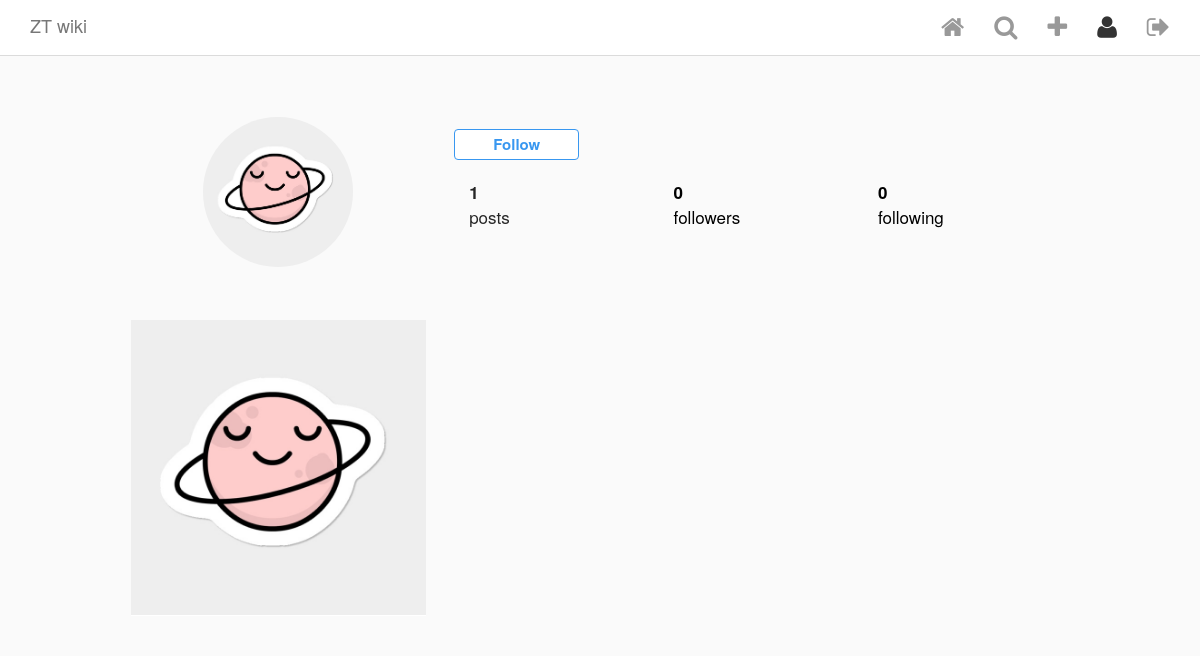
Before: /commute/user_profile/2/ (signed in) with the older database file.
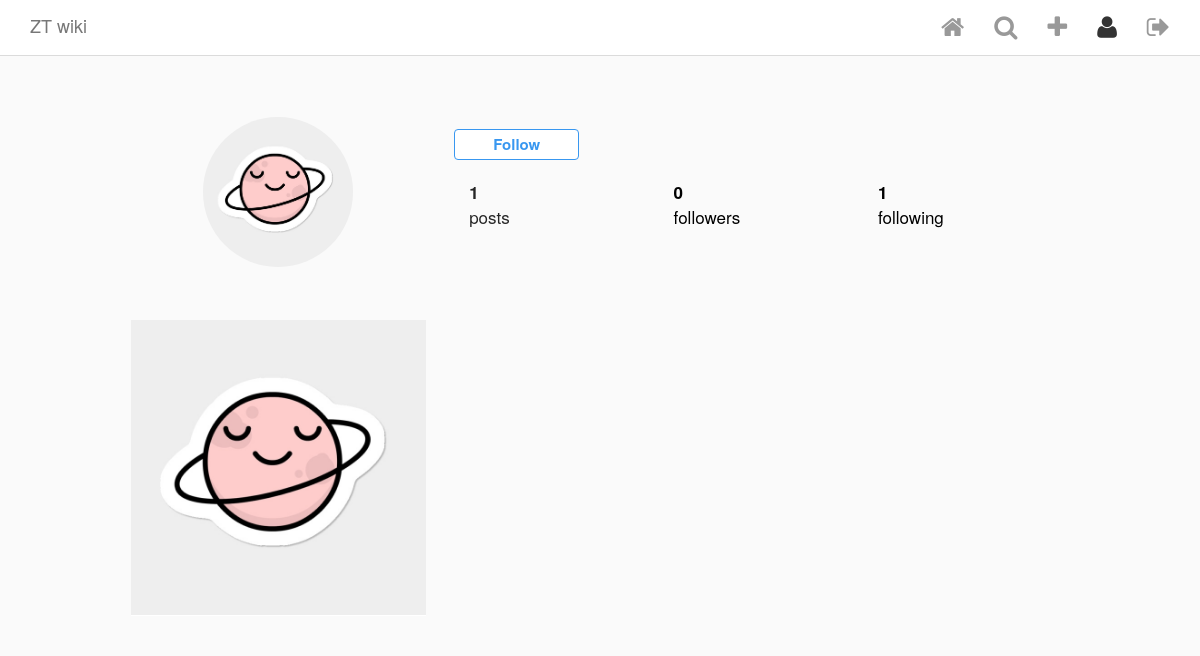
After: the same page with the newer database file.
### commute/models.py (models this page shows, shortened)
class Member(AbstractUser):
    profile_pic = ProcessedImageField(upload_to='static/images/profiles',
                                      format='JPEG', options={'quality': 100}, blank=True, null=True)
    def get_connections(self):
        connections = UserConnection.objects.filter(creator=self)
        return connections
    def get_followers(self):
        followers = UserConnection.objects.filter(following=self)
        return followers

### commute/views.py (the view)
# urls.py: path('user_profile/<int:pk>/', UserProfile.as_view(), name='profile'),
class UserProfile(LoginRequiredMixin, DetailView):
    model = Member
    template_name = 'profile.html'
    login_url = 'login'

### commute/models.py (called while the page is built)
    def get_like_count(self):
        return self.likes.count()

    def get_comment_count(self):
        return self.comments.count()

### commute/templatetags/custom_tags.py (called while the page is built)
@register.simple_tag
def is_following(current_user, background_user):
    return background_user.get_followers().filter(creator=current_user).exists()

@register.simple_tag(takes_context=True)
def active(context, pattern_or_urlname):
    try:
        pattern = reverse(pattern_or_urlname)
    except NoReverseMatch:
        pattern = pattern_or_urlname
    path = context['request'].path
    if re.search(pattern, path):
        return 'active'
    return ''

### templates/profile.html (shortened to what this page needs)
{% extends 'base.html' %}
{% load custom_tags %}
{% block content %}
<div class="profile">
    <div class="profile__head">
        <div class="row">
            <div class="col-xs-4 left">
                {% if object.profile_pic %}
                    <img class="picture-circle" src="/{{object.profile_pic}}">
                {% endif %}
            </div>
            <div class="col-xs-8 right">
                <div class="name-buttons">
                    {% if user == object %}
                        <a class="edit-desktop" href="{% url 'profileedit' object.pk %}">
                            <button class="edit-profile">Edit Profile</button>
                        </a>
                    {% else %}
                        {% is_following user object as following %}
                        <div class="follow-toggle__container">
                            <button class="btn btn-primary {% if not following %}follow-user{% else %}unfollow-user{% endif %}" id="{{ object.pk }}">
                                {% if following %}
                                    Unfollow
                                {% else %}
                                    Follow
                                {% endif %}
                            </button>
                        </div>
                    {% endif %}
                </div>
                <div>
                    <ul class="stats">
                        <div class="col-xs-4"><li class="stats__count"><span>{{ object.my_posts.count }}</span><br> posts</li></div>
                        <div class="col-xs-4"><a href="{% url 'profile' object.pk %}" style="text-decoration: none; color: black;"><li class="stats__count"><span class="follower_count" id="follower_id">{{ object.get_followers.count }}</span><br> followers</li></a></div>
                        <div class="col-xs-4"><a href="{% url 'profile' object.pk %}" style="text-decoration: none; color: black;"><li class="stats__count"><span>{{ object.get_connections.count }}</span><br> following</li></a></div>
                    </ul>
                </div>
            </div>
        </div>
    </div>
    <div class="profile__body">
        <div class="row">
        {% for post in object.my_posts.all %}
            <div class="col-xs-4">
                <div class="picture-square" style="background-image: url(/{{ post.image }}); background-size: contain;">
                </div>
            </div>
        {% endfor %}
        </div>
    </div>
</div>
{% endblock content %}

Changed rows visible on the page:
changed Member: get_connections.count "0" → "1"
